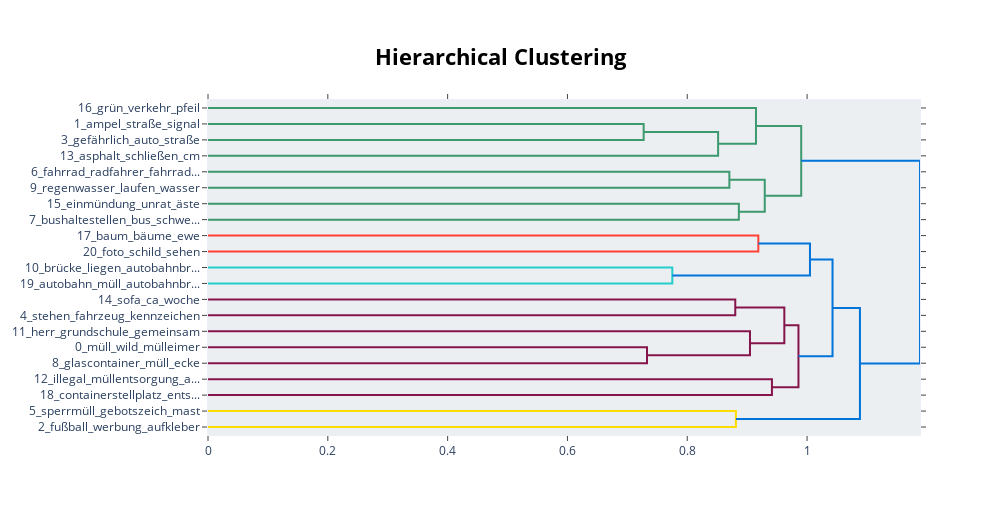

Notebook cell for this chart:
### Code cell
topic_model.visualize_hierarchy()

### Figure 1 — Plotly figure (JSON) as saved in the notebook; plotly's stock layout.template omitted (floating-point values rounded to 4 significant figures)
{"data": [{"hoverinfo": "text", "marker": {"color": "rgb(61,153,112)"}, "mode": "lines", "type": "scatter", "x": [0.0, 0.7272, 0.7272, 0.0], "xaxis": "x", "y": [-15.0, -15.0, -25.0, -25.0], "yaxis": "y"}, {"hoverinfo": "text", "marker": {"color": "rgb(61,153,112)"}, "mode": "lines", "type": "scatter", "x": [0.7272, 0.8515, 0.8515, 0.0], "xaxis": "x", "y": [-20.0, -20.0, -35.0, -35.0], "yaxis": "y"}, {"hoverinfo": "text", "marker": {"color": "rgb(61,153,112)"}, "mode": "lines", "type": "scatter", "x": [0.0, 0.9147, 0.9147, 0.8515], "xaxis": "x", "y": [-5.0, -5.0, -27.5, -27.5], "yaxis": "y"}, {"hoverinfo": "text", "marker": {"color": "rgb(61,153,112)"}, "mode": "lines", "type": "scatter", "x": [0.0, 0.8703, 0.8703, 0.0], "xaxis": "x", "y": [-45.0, -45.0, -55.0, -55.0], "yaxis": "y"}, {"hoverinfo": "text", "marker": {"color": "rgb(61,153,112)"}, "mode": "lines", "type": "scatter", "x": [0.0, 0.8861, 0.8861, 0.0], "xaxis": "x", "y": [-65.0, -65.0, -75.0, -75.0], "yaxis": "y"}, {"hoverinfo": "text", "marker": {"color": "rgb(61,153,112)"}, "mode": "lines", "type": "scatter", "x": [0.8703, 0.9293, 0.9293, 0.8861], "xaxis": "x", "y": [-50.0, -50.0, -70.0, -70.0], "yaxis": "y"}, {"hoverinfo": "text", "marker": {"color": "rgb(61,153,112)"}, "mode": "lines", "type": "scatter", "x": [0.9147, 0.9902, 0.9902, 0.9293], "xaxis": "x", "y": [-16.25, -16.25, -60.0, -60.0], "yaxis": "y"}, {"hoverinfo": "text", "marker": {"color": "rgb(255,65,54)"}, "mode": "lines", "type": "scatter", "x": [0.0, 0.9186, 0.9186, 0.0], "xaxis": "x", "y": [-85.0, -85.0, -95.0, -95.0], "yaxis": "y"}, {"hoverinfo": "text", "marker": {"color": "rgb(35,205,205)"}, "mode": "lines", "type": "scatter", "x": [0.0, 0.7751, 0.7751, 0.0], "xaxis": "x", "y": [-105.0, -105.0, -115.0, -115.0], "yaxis": "y"}, {"hoverinfo": "text", "marker": {"color": "rgb(0,116,217)"}, "mode": "lines", "type": "scatter", "x": [0.9186, 1.005, 1.005, 0.7751], "xaxis": "x", "y": [-90.0, -90.0, -110.0, -110.0], "yaxis": "y"}, {"hoverinfo": "text", "marker": {"color": "rgb(133,20,75)"}, "mode": "lines", "type": "scatter", "x": [0.0, 0.8801, 0.8801, 0.0], "xaxis": "x", "y": [-125.0, -125.0, -135.0, -135.0], "yaxis": "y"}, {"hoverinfo": "text", "marker": {"color": "rgb(133,20,75)"}, "mode": "lines", "type": "scatter", "x": [0.0, 0.7328, 0.7328, 0.0], "xaxis": "x", "y": [-155.0, -155.0, -165.0, -165.0], "yaxis": "y"}, {"hoverinfo": "text", "marker": {"color": "rgb(133,20,75)"}, "mode": "lines", "type": "scatter", "x": [0.0, 0.9047, 0.9047, 0.7328], "xaxis": "x", "y": [-145.0, -145.0, -160.0, -160.0], "yaxis": "y"}, {"hoverinfo": "text", "marker": {"color": "rgb(133,20,75)"}, "mode": "lines", "type": "scatter", "x": [0.8801, 0.962, 0.962, 0.9047], "xaxis": "x", "y": [-130.0, -130.0, -152.5, -152.5], "yaxis": "y"}, {"hoverinfo": "text", "marker": {"color": "rgb(133,20,75)"}, "mode": "lines", "type": "scatter", "x": [0.0, 0.9413, 0.9413, 0.0], "xaxis": "x", "y": [-175.0, -175.0, -185.0, -185.0], "yaxis": "y"}, {"hoverinfo": "text", "marker": {"color": "rgb(133,20,75)"}, "mode": "lines", "type": "scatter", "x": [0.962, 0.9856, 0.9856, 0.9413], "xaxis": "x", "y": [-141.2, -141.2, -180.0, -180.0], "yaxis": "y"}, {"hoverinfo": "text", "marker": {"color": "rgb(0,116,217)"}, "mode": "lines", "type": "scatter", "x": [1.005, 1.042, 1.042, 0.9856], "xaxis": "x", "y": [-100.0, -100.0, -160.6, -160.6], "yaxis": "y"}, {"hoverinfo": "text", "marker": {"color": "rgb(255,220,0)"}, "mode": "lines", "type": "scatter", "x": [0.0, 0.8812, 0.8812, 0.0], "xaxis": "x", "y": [-195.0, -195.0, -205.0, -205.0], "yaxis": "y"}, {"hoverinfo": "text", "marker": {"color": "rgb(0,116,217)"}, "mode": "lines", "type": "scatter", "x": [1.042, 1.088, 1.088, 0.8812], "xaxis": "x", "y": [-130.3, -130.3, -200.0, -200.0], "yaxis": "y"}, {"hoverinfo": "text", "marker": {"color": "rgb(0,116,217)"}, "mode": "lines", "type": "scatter", "x": [0.9902, 1.188, 1.188, 1.088], "xaxis": "x", "y": [-38.12, -38.12, -165.2, -165.2], "yaxis": "y"}], "layout": {"autosize": false, "height": 515, "hoverlabel": {"bgcolor": "white", "font": {"family": "Rockwell", "size": 16}}, "hovermode": "closest", "plot_bgcolor": "#ECEFF1", "showlegend": false, "title": {"font": {"color": "Black", "size": 22}, "text": "<b>Hierarchical Clustering</b>", "x": 0.5, "xanchor": "center", "yanchor": "top"}, "width": 1000, "xaxis": {"mirror": "allticks", "rangemode": "tozero", "showgrid": false, "showline": true, "showticklabels": true, "ticks": "outside", "type": "linear", "zeroline": false}, "yaxis": {"mirror": "allticks", "range": [-210, 0], "rangemode": "tozero", "showgrid": false, "showline": true, "showticklabels": true, "tickmode": "array", "ticks": "outside", "ticktext": ["16_grün_verkehr_pfeil", "1_ampel_straße_signal", "3_gefährlich_auto_straße", "13_asphalt_schließen_cm", "6_fahrrad_radfahrer_fahrrad...", "9_regenwasser_laufen_wasser", "15_einmündung_unrat_äste", "7_bushaltestellen_bus_schwe...", "17_baum_bäume_ewe", "20_foto_schild_sehen", "10_brücke_liegen_autobahnbr...", "19_autobahn_müll_autobahnbr...", "14_sofa_ca_woche", "4_stehen_fahrzeug_kennzeichen", "11_herr_grundschule_gemeinsam", "0_müll_wild_mülleimer", "8_glascontainer_müll_ecke", "12_illegal_müllentsorgung_a...", "18_containerstellplatz_ents...", "5_sperrmüll_gebotszeich_mast", "2_fußball_werbung_aufkleber"], "tickvals": [-5, -15, -25, -35, -45, -55, -65, -75, -85, -95, -105, -115, -125, -135, -145, -155, -165, -175, -185, -195, -205], "type": "linear", "zeroline": false}}}
